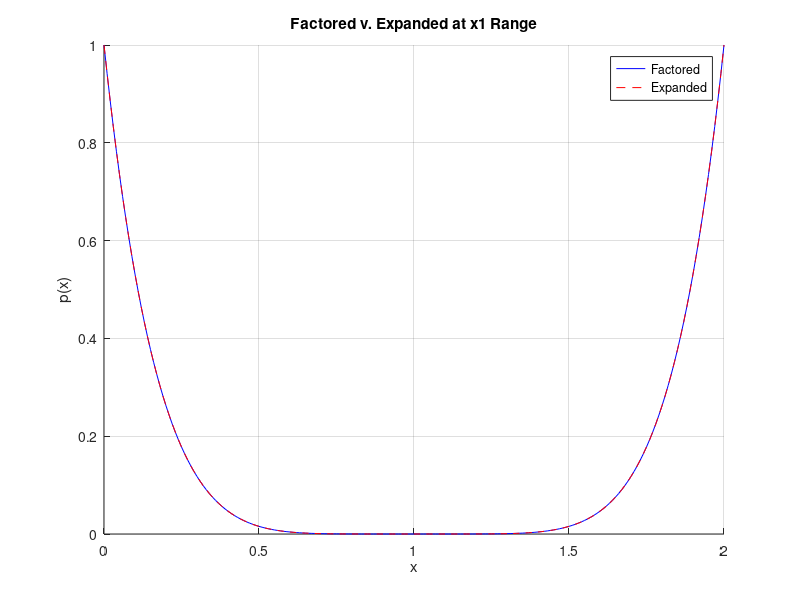
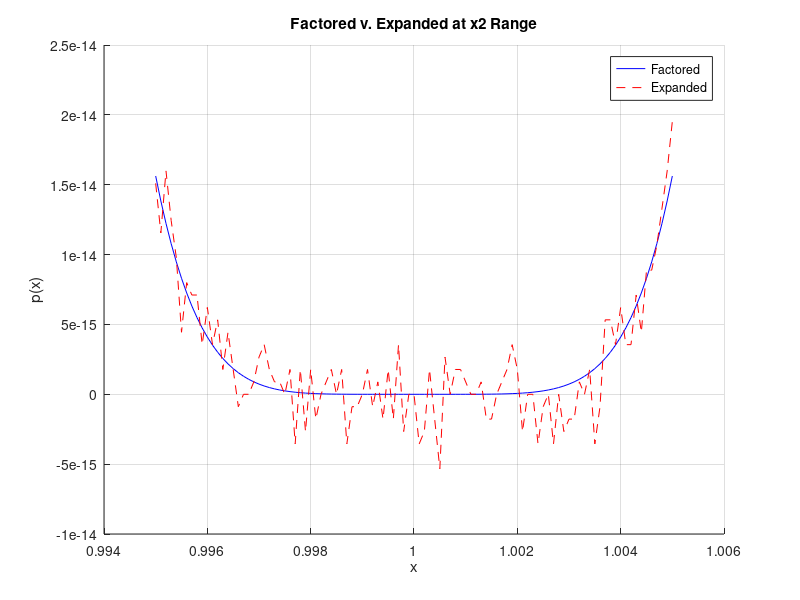

MATLAB code for these plots, in order:
% problem4.m

p_factored = @(x) (x - 1).^6;
p_expanded = @(x) x.^6 - 6*x.^5 + 15*x.^4 - 20*x.^3 + 15*x.^2 - 6*x + 1;

x1 = 0:0.01:2;
x2 = 0.995:0.0001:1.005;

figure;
hold on;
plot(x1, p_factored(x1), 'b-', 'DisplayName', 'Factored'); 
plot(x1, p_expanded(x1), 'r--', 'DisplayName', 'Expanded'); 
xlabel('x');
ylabel('p(x)');
title('Factored v. Expanded at x1 Range');
legend('show');
grid on;
hold off;

figure;
hold on;
plot(x2, p_factored(x2), 'b-', 'DisplayName', 'Factored'); 
plot(x2, p_expanded(x2), 'r--', 'DisplayName', 'Expanded'); 
xlabel('x');
ylabel('p(x)');
title('Factored v. Expanded at x2 Range');
legend('show');
grid on;
hold off;